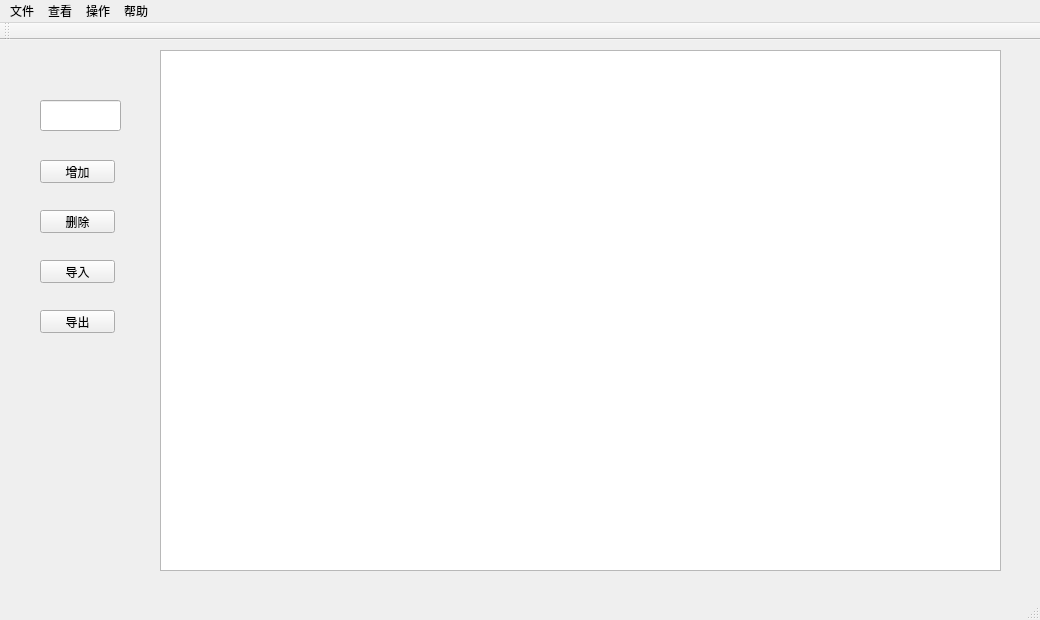
<?xml version="1.0" encoding="UTF-8"?>
<ui version="4.0">
 <class>MainWindow</class>
 <widget class="QMainWindow" name="MainWindow">
  <property name="geometry">
   <rect>
    <x>0</x>
    <y>0</y>
    <width>1040</width>
    <height>620</height>
   </rect>
  </property>
  <property name="windowTitle">
   <string>MainWindow</string>
  </property>
  <property name="windowIcon">
   <iconset resource="resource.qrc">
    <normaloff>:/icon/start.png</normaloff>:/icon/start.png</iconset>
  </property>
  <widget class="QWidget" name="centralWidget">
   <widget class="QTableView" name="outputTableView">
    <property name="geometry">
     <rect>
      <x>160</x>
      <y>10</y>
      <width>841</width>
      <height>521</height>
     </rect>
    </property>
   </widget>
   <widget class="QLineEdit" name="searchInputEdit">
    <property name="geometry">
     <rect>
      <x>40</x>
      <y>60</y>
      <width>81</width>
      <height>31</height>
     </rect>
    </property>
   </widget>
   <widget class="QPushButton" name="addBtn">
    <property name="geometry">
     <rect>
      <x>40</x>
      <y>120</y>
      <width>75</width>
      <height>23</height>
     </rect>
    </property>
    <property name="text">
     <string>增加</string>
    </property>
   </widget>
   <widget class="QPushButton" name="deleteBtn">
    <property name="geometry">
     <rect>
      <x>40</x>
      <y>170</y>
      <width>75</width>
      <height>23</height>
     </rect>
    </property>
    <property name="text">
     <string>删除</string>
    </property>
   </widget>
   <widget class="QPushButton" name="importBtn">
    <property name="geometry">
     <rect>
      <x>40</x>
      <y>220</y>
      <width>75</width>
      <height>23</height>
     </rect>
    </property>
    <property name="text">
     <string>导入</string>
    </property>
   </widget>
   <widget class="QPushButton" name="exportBtn">
    <property name="geometry">
     <rect>
      <x>40</x>
      <y>270</y>
      <width>75</width>
      <height>23</height>
     </rect>
    </property>
    <property name="text">
     <string>导出</string>
    </property>
   </widget>
  </widget>
  <widget class="QMenuBar" name="menuBar">
   <property name="geometry">
    <rect>
     <x>0</x>
     <y>0</y>
     <width>1040</width>
     <height>23</height>
    </rect>
   </property>
   <widget class="QMenu" name="menu">
    <property name="title">
     <string>文件</string>
    </property>
    <addaction name="action_Menu_Quit"/>
   </widget>
   <widget class="QMenu" name="menu_2">
    <property name="title">
     <string>查看</string>
    </property>
    <addaction name="action_FindAll"/>
    <addaction name="action_FindRepeat"/>
    <addaction name="action_Menu_FindNoReminder"/>
    <addaction name="action_Menu_FindToday"/>
    <addaction name="action_Menu_FindTimeup"/>
   </widget>
   <widget class="QMenu" name="menu_3">
    <property name="title">
     <string>操作</string>
    </property>
    <addaction name="action_MenuBar_Add"/>
    <addaction name="action_MenuBar_Delete"/>
    <addaction name="action_MenuBar_Import"/>
    <addaction name="action_MenuBar_Export"/>
   </widget>
   <widget class="QMenu" name="menu_4">
    <property name="title">
     <string>帮助</string>
    </property>
   </widget>
   <addaction name="menu"/>
   <addaction name="menu_2"/>
   <addaction name="menu_3"/>
   <addaction name="menu_4"/>
  </widget>
  <widget class="QToolBar" name="mainToolBar">
   <attribute name="toolBarArea">
    <enum>TopToolBarArea</enum>
   </attribute>
   <attribute name="toolBarBreak">
    <bool>false</bool>
   </attribute>
  </widget>
  <widget class="QStatusBar" name="statusBar"/>
  <action name="action_FindRepeat">
   <property name="text">
    <string>查看重复名字</string>
   </property>
  </action>
  <action name="action_FindAll">
   <property name="text">
    <string>查看全部人员</string>
   </property>
  </action>
  <action name="action_MenuBar_Add">
   <property name="text">
    <string>增加</string>
   </property>
  </action>
  <action name="action_MenuBar_Delete">
   <property name="text">
    <string>删除</string>
   </property>
  </action>
  <action name="action_MenuBar_Import">
   <property name="text">
    <string>导入</string>
   </property>
  </action>
  <action name="action_MenuBar_Export">
   <property name="text">
    <string>导出</string>
   </property>
  </action>
  <action name="action_Menu_FindNoReminder">
   <property name="text">
    <string>查看无提醒人员</string>
   </property>
  </action>
  <action name="action_Menu_FindToday">
   <property name="text">
    <string>查看今日提醒人员</string>
   </property>
  </action>
  <action name="action_Menu_Quit">
   <property name="text">
    <string>退出(&amp;Q)</string>
   </property>
  </action>
  <action name="action_Menu_FindTimeup">
   <property name="text">
    <string>查看今日到期人员</string>
   </property>
  </action>
 </widget>
 <layoutdefault spacing="6" margin="11"/>
 <resources>
  <include location="resource.qrc"/>
 </resources>
 <connections/>
</ui>
